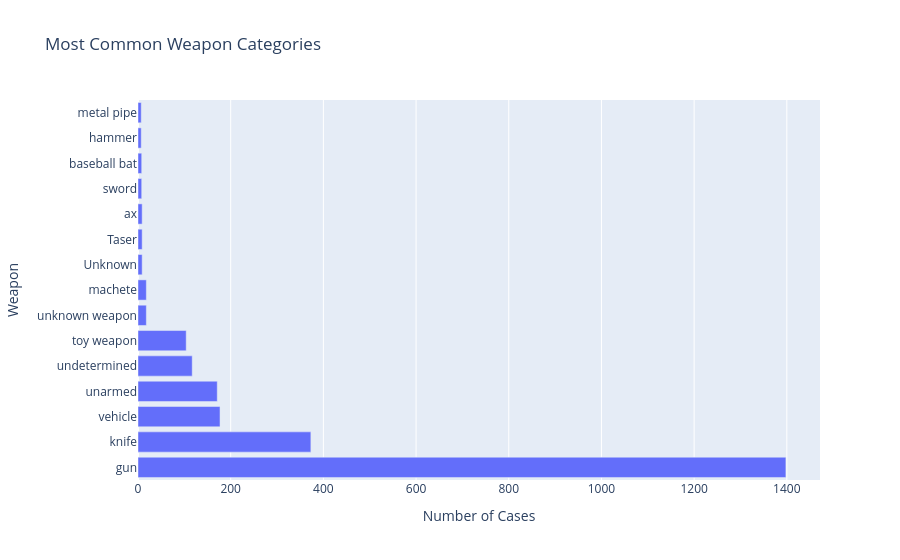

Notebook cell for this chart:
### Code cell
#weapon types
weapon_counts=df_fatalities['armed'].fillna('Unknown').value_counts()

fig=px.bar(
    weapon_counts.head(15),
    x=weapon_counts.head(15).values,
    y=weapon_counts.head(15).index,
    orientation='h',
    title='Most Common Weapon Categories',
    labels={'x':'Number of Cases', 'y':'Weapon'}
)

fig.show()

### Figure 1 — Plotly figure (JSON) as saved in the notebook; plotly's stock layout.template omitted (floating-point values rounded to 4 significant figures)
{"data": [{"hovertemplate": "Number of Cases=%{x}<br>Weapon=%{y}<extra></extra>", "legendgroup": "", "marker": {"color": "#636efa", "pattern": {"shape": ""}}, "name": "", "orientation": "h", "showlegend": false, "textposition": "auto", "type": "bar", "x": [1398, 373, 177, 171, 117, 104, 18, 18, 9, 9, 9, 8, 8, 7, 7], "xaxis": "x", "y": ["gun", "knife", "vehicle", "unarmed", "undetermined", "toy weapon", "unknown weapon", "machete", "Unknown", "Taser", "ax", "sword", "baseball bat", "hammer", "metal pipe"], "yaxis": "y"}], "layout": {"autosize": true, "barmode": "relative", "legend": {"tracegroupgap": 0}, "title": {"text": "Most Common Weapon Categories"}, "xaxis": {"anchor": "y", "autorange": true, "domain": [0, 1], "range": [0, 1472.0], "title": {"text": "Number of Cases"}, "type": "linear"}, "yaxis": {"anchor": "x", "autorange": true, "domain": [0, 1], "range": [-0.5, 14.5], "title": {"text": "Weapon"}, "type": "category"}}}
